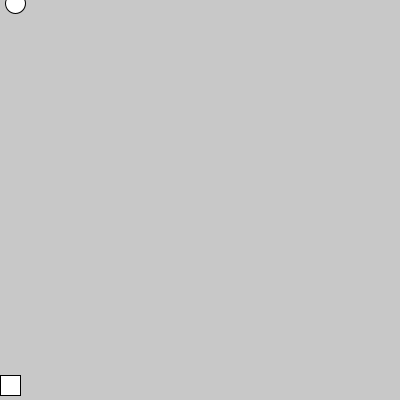
Frame 1 (no input)
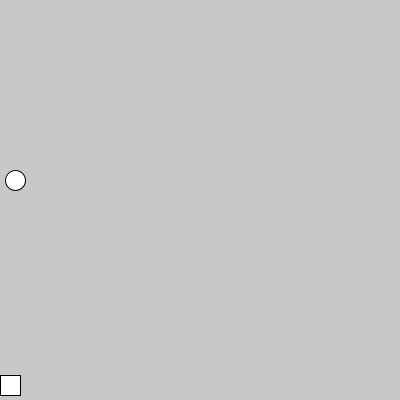
Frame 60 (the mouse pressed at the canvas centre just before this capture)
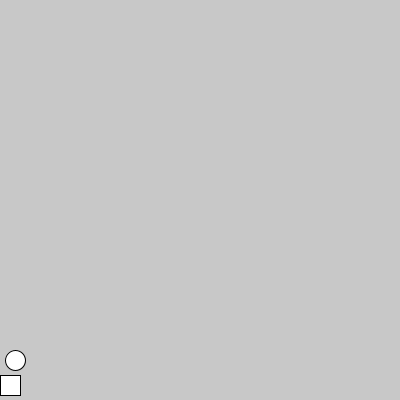
Frame 120 (the mouse held since frame 60 and released just before this capture)

The Processing sketch that drew these frames (run headless with seeded random() and noise(); from frame 60 on, the mouse is pressed at the canvas centre):

// Processing sketch: Catch_Apple_Step_07
// ── Catch_Apple_Step_07.pde
/*
* _03_Catch_The_Apple
* 
* Creiamo un gioco passo dopo passo, aggiungendo una complessità alla volta.
* Lo scopo è di far collezionare punti a Newton facendosi colpire in testa 
* da più mele possibili in soli 30 secondi.
*       
* (c) 2013-2016 Arduino LLC.
*/
 
int nX = 0;
int nY = 0; 
float aY = 0;  // Rendiamo aY un float
int aX = 15;
float aV = 3;  // Velocità di caduta della mela
 
void setup() {
  size(400, 400);  
  nY = height - 25; 
}

void draw() {
  background(200);  
  
  // Movimimento della mela
  aY = aY + aV;  // Introduciamo la velocità come un incremento
  if (aY > height) {
    aY = 15;    
    aX = int(random(width - 20));  
  }
  
  fill(255);  
  
  // Collision detection
  if (aY + 10 > nY && aY - 10 < nY + 20) {  
    if (aX + 10 > nX && aX - 10 < nX + 20) { 
      fill(255, 0, 0);  
    } 
  }

  ellipse(aX, aY, 20, 20); 
  rect(nX, nY, 20, 20);    
}

void keyPressed() {
  // Incrementa la posizione di 3 pixels
  if (keyCode == RIGHT) {
    nX = nX + 3;
  }
  // Decrementa la posizione di 3 pixels
  if (keyCode == LEFT) {
    nX = nX - 3;
  }
  // Limita la coordinata X
  if (nX < 0) {
    nX = 0;
  }
  if (nX > width - 20) {  
    nX = width - 20;
  }
}
